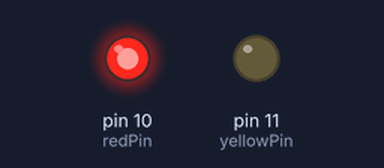
A sketch run on a simulated Arduino Uno, built with avr-gcc and run on an emulated ATmega328P. Shown: output pins drawn as LEDs (lit = HIGH).

Above: at 0.1 s.
At 11.7 s:
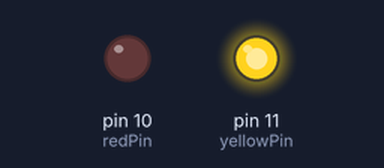
At 19.41 s:
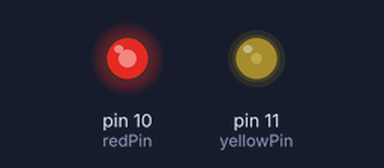
At 31.0 s:
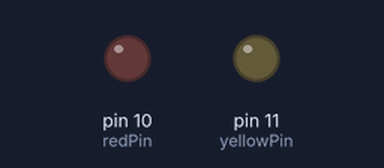
Timing chart, 0 to 40.0 s (numbered marks = the images above):
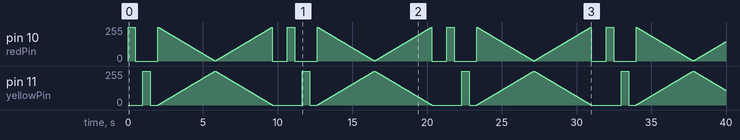

The sketch:

KY_011_twoColorRG.ino
```cpp
const int redPin = 10;    // Connect to R pin
//const int greenPin = 9;   // Connect to G pin
const int yellowPin = 11; // Connect to Y pin
int val;

void setup() {
  pinMode(redPin, OUTPUT);
  //pinMode(greenPin, OUTPUT);
  pinMode(yellowPin, OUTPUT); // If controlling
}

void loop() {
  digitalWrite(redPin, HIGH);   // Turn Red on
  delay(500);                  // Wait for 1 second
  digitalWrite(redPin, LOW);    // Turn Red off
  delay(500);                  // Wait for 1 secon                 // Wait for 1 second

  // If you want to use Yellow:
  digitalWrite(yellowPin, HIGH); // Turn Yellow on
  delay(500);                   // Wait for 1 second
  digitalWrite(yellowPin, LOW);  // Turn Yellow off
  delay(500);

  //digitalWrite(yellowPin, HIGH);
  //digitalWrite(redPin, HIGH);
  //delay(500);
  //digitalWrite(yellowPin, LOW);
  //digitalWrite(redPin, LOW);
  //delay(500);

  for(val = 255; val > 0; val--) {
		analogWrite(redPin, val); //dim red
		analogWrite(yellowPin, 255 - val); // brighten green
		delay(15);
	}
  for(val = 0; val < 255; val++) {
		analogWrite(redPin, val); //brighten red
		analogWrite(yellowPin, 255 - val); //dim green
		delay(15);
	}
  digitalWrite(yellowPin, LOW);
  digitalWrite(redPin, LOW);
  delay(1000);
}
```
